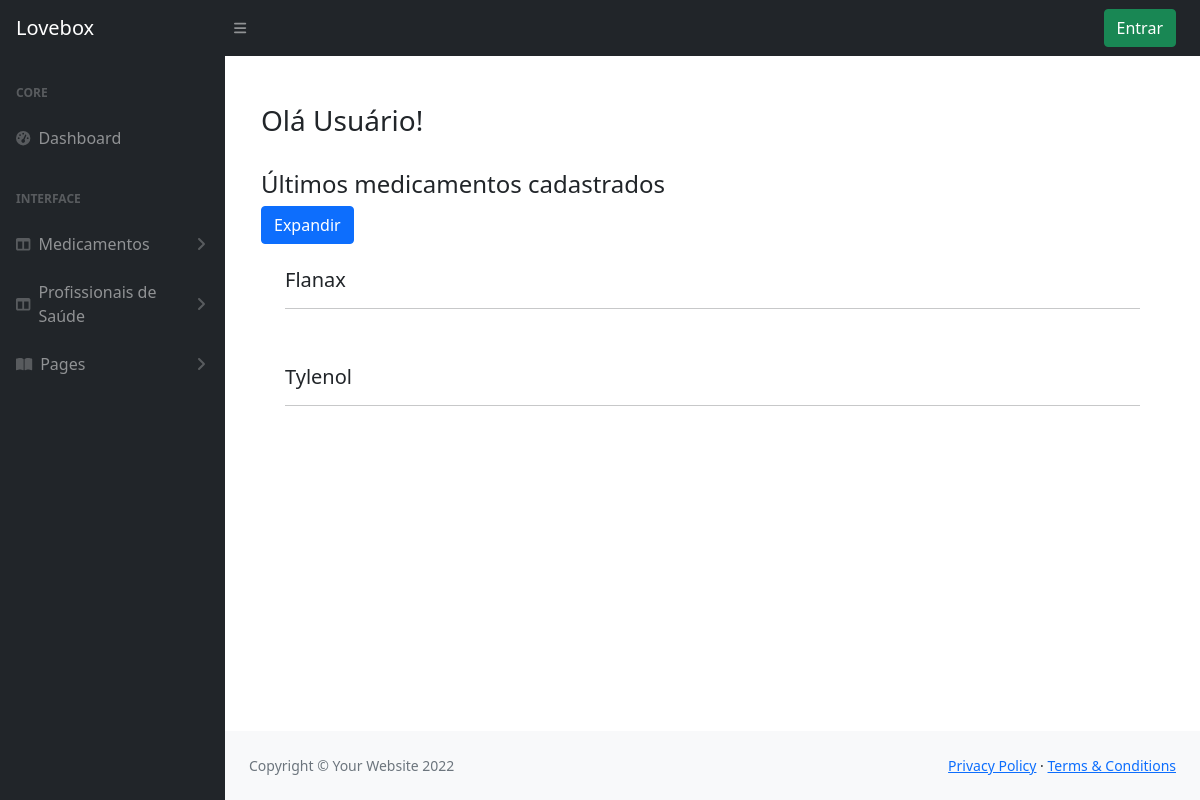
The app's page /, older data.
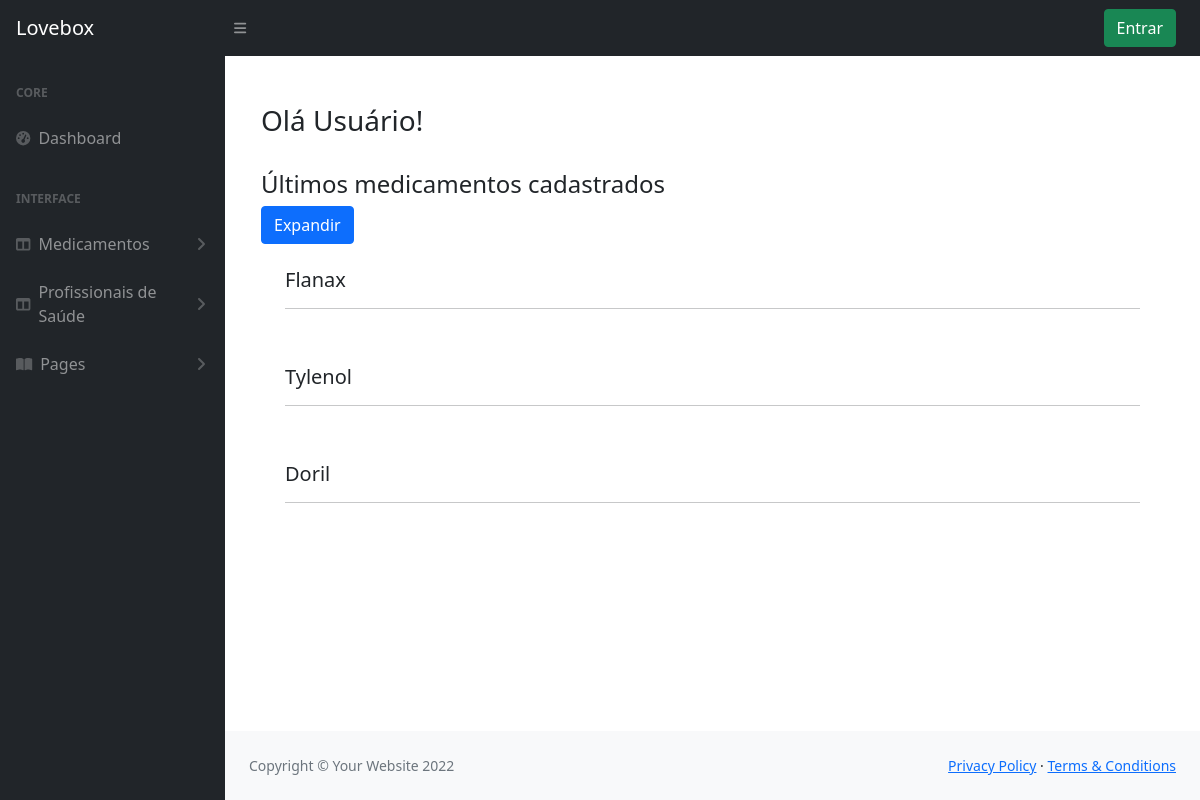
The same page, newer data.
### cadastros/models.py (models this page shows)
class Medicamento(models.Model):
    nome_comercial = models.CharField(max_length=100)
    laboratorio = models.CharField(max_length=50, verbose_name='Laboratório')
    principio_ativo = models.CharField(max_length=255, verbose_name='Princípio Ativo')
    dose_diaria_maxima = models.IntegerField(verbose_name='Dose Diária Máxima')
    forma_farmaceutica = models.CharField(max_length=50, verbose_name='Forma Farmacêutica')
    concentracao = models.CharField(max_length=10, verbose_name='Concentração')
    via_administracao = models.CharField(max_length=50, verbose_name='Via de administração')
    grupo_etario = models.CharField(max_length=50, verbose_name='Grupo Etário')
    tarja = models.CharField(max_length=100)
    def __str__(self):
        return '{} - {}'.format(self.nome_comercial, self.concentracao)

### cadastros/views.py (the view)
# urls.py: path('', IndexView.as_view(), name="index"),
class IndexView(TemplateView):
    template_name = "cadastros/index.html"
    def get_context_data(self, *args, **kwargs):
        context = super().get_context_data(*args, **kwargs)
        context['ultimos_medicamentos'] = Medicamento.objects.all().reverse()[0:10]
        print(context['ultimos_medicamentos'])
        return context

### cadastros/templates/cadastros/index.html (shortened to what this page needs)
{% extends 'cadastros/modelo.html' %}
{% load static %}
{% block conteudo %}
            <div class="container">
                <div class="row">
                    <div class="col-sm pt-5">
                        {% if request.user.groups.all.0.name == "Administrador" %}
                        <h3>Olá Admin</h3>
                        {% else %}
                        <h3>Olá Usuário!</h3>
                        {% endif %}
                        <br>
                        <h4>Últimos medicamentos cadastrados</h3>
                        <div id="btn-expandir" class="btn btn-primary">Expandir</div>
                        {% for medicamento in ultimos_medicamentos %}
                        <div class="float-left m-2 p-3 medicamentos-list">
                            <div id="" class="">
                                <h5> {{ medicamento.nome_comercial }} </h5>
                            </div>
                            <hr>
                        </div>
                        {% empty %}
                        <span>Nenhum medicamento cadastrado</span>
                        {% endfor %}
                    </div>
                </div>
            </div>
{% endblock %}

Row changes from the older to the newer data that the page shows:
added Medicamento: nome_comercial "Doril"
